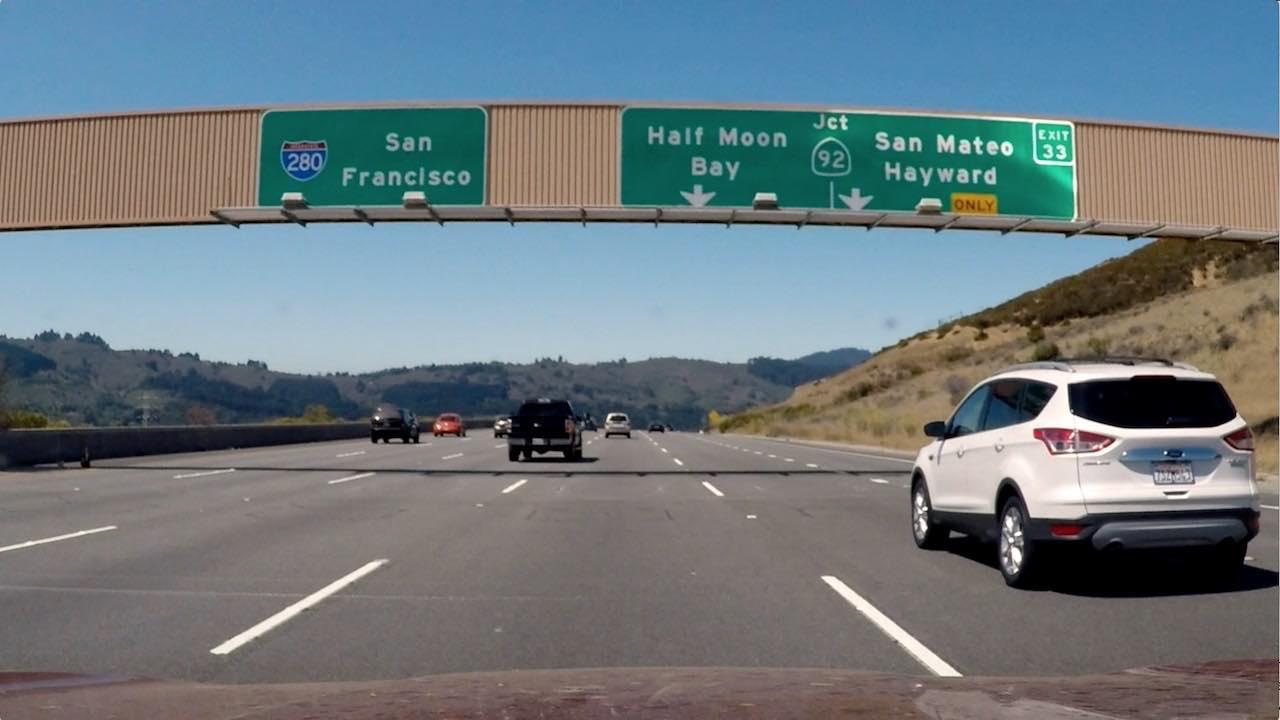
#> input picture combining_threshold/signs_vehicles_xygrad.png, 1280 x 720 px
$ jupyter execute Thresholding.ipynb   (shell and % lines are left out)   (older library calls are emulated)
#> lines starting #> are read from the running program, lines starting #| are printed output that depends on the picture; after the words box and inside, x2 and y2 are one past the last pixel; in counts of white or black regions, pixels touching at a corner belong together
[cell 1]
import cv2
import numpy as np
import matplotlib.pyplot as plt

def abs_sobel_thresh(img, orient='x', sobel_kernel=3, thresh=(0, 255)):
    # Calculate directional gradient
    gray = cv2.cvtColor(img,cv2.COLOR_RGB2GRAY)
    if(orient == 'x'):
        sobel_out =  cv2.Sobel(gray,cv2.CV_64F,1,0,ksize=sobel_kernel)
    else:
        sobel_out = cv2.Sobel(gray,cv2.CV_64F,0,1,ksize=sobel_kernel)
    abs_sobel_out = np.absolute(sobel_out)
    abs_sobel_out = np.uint8(255*(abs_sobel_out/np.max(abs_sobel_out)) )

    # Apply threshold
    binary_output = np.zeros_like(gray)
    binary_output[(abs_sobel_out>=thresh[0]) &(abs_sobel_out<=thresh[1])] = 1
    return binary_output

def mag_thresh(image, sobel_kernel=3, mag_thresh=(0, 255)):
    # Calculate gradient magnitude
    gray = cv2.cvtColor(image,cv2.COLOR_RGB2GRAY)
    sobel_x =  cv2.Sobel(gray,cv2.CV_64F,1,0,ksize=sobel_kernel)
    sobel_y = cv2.Sobel(gray,cv2.CV_64F,0,1,ksize=sobel_kernel)
    abs_sobel_xy = np.sqrt(sobel_x**2+sobel_y**2)
    abs_sobel_xy = np.uint8(255*(abs_sobel_xy/np.max(abs_sobel_xy)) )
    # Apply threshold
    mag_binary = np.zeros_like(gray)
    mag_binary[(abs_sobel_xy>=mag_thresh[0]) &(abs_sobel_xy<=mag_thresh[1])] = 1
    return mag_binary

def dir_threshold(img, sobel_kernel=3, thresh=(0, np.pi/2)):

    # Apply the following steps to img
    # 1) Convert to grayscale
    gray = cv2.cvtColor(img,cv2.COLOR_RGB2GRAY)
    # 2) Take the gradient in x and y separately
    sobel_x = cv2.Sobel(gray,cv2.CV_64F,1,0,ksize=sobel_kernel)
    sobel_y = cv2.Sobel(gray,cv2.CV_64F,0,1,ksize=sobel_kernel)

    # 3) Take the absolute value of the x and y gradients
    abs_sobel_x = np.abs(sobel_x)
    abs_sobel_y = np.abs(sobel_y)
    # 4) Use np.arctan2(abs_sobely, abs_sobelx) to calculate the direction of the gradient
    grad_dir = np.arctan2(abs_sobel_y, abs_sobel_x)
    # 5) Create a binary mask where direction thresholds are met
    binary_output = np.zeros_like(gray)
    binary_output[(grad_dir>=thresh[0]) &  (grad_dir<=thresh[1])]=1
    # 6) Return this mask as your binary_output image
    #binary_output = np.copy(img) # Remove this line
    return binary_output

# Choose a Sobel kernel size
ksize = 3 # Choose a larger odd number to smooth gradient measurements
image = plt.imread("./signs_vehicles_xygrad.png")
#> image is the input picture: shape (720, 1280, 3) float32; mean R, G, B 0.428, 0.477, 0.5

[cell 2]
# Apply each of the thresholding functions
ksize = 3
gradx = abs_sobel_thresh(image, orient='x', sobel_kernel=ksize, thresh=(20, 100))
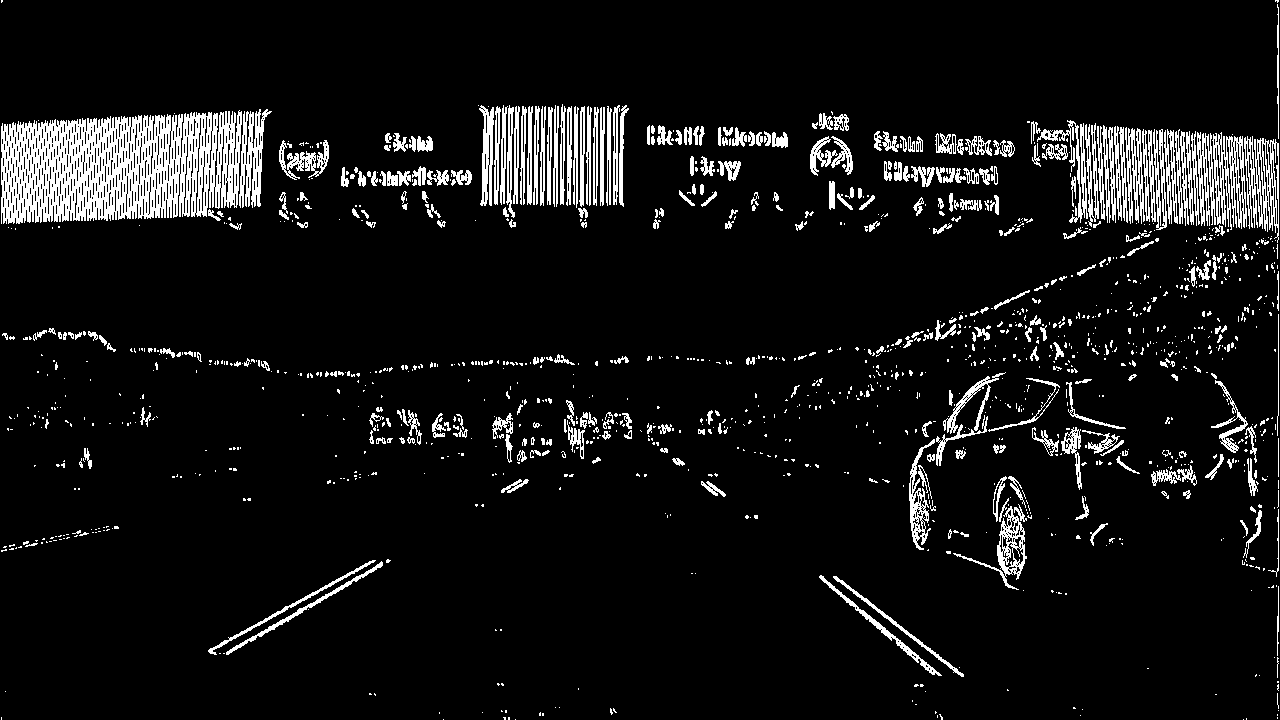
#> gradx: shape (720, 1280) float32; values 0 (black) and 1 (white), 7.9% white; 1378 white regions (1040 under 20 px), largest, box (x1, y1, x2, y2) and area: (1, 110, 242, 224) 18700, (1197, 132, 1247, 230) 2653, (1244, 136, 1279, 243) 1807
grady = abs_sobel_thresh(image, orient='y', sobel_kernel=ksize, thresh=(20, 255))
#> call 2 of abs_sobel_thresh, with orient = 'y', sobel_kernel = 3, thresh = (20, 255)
#> in abs_sobel_thresh (call 2), `sobel_out = cv2.Sobel(gray,cv2.CV_64F,0,1,ksize=sobel_kernel)`:
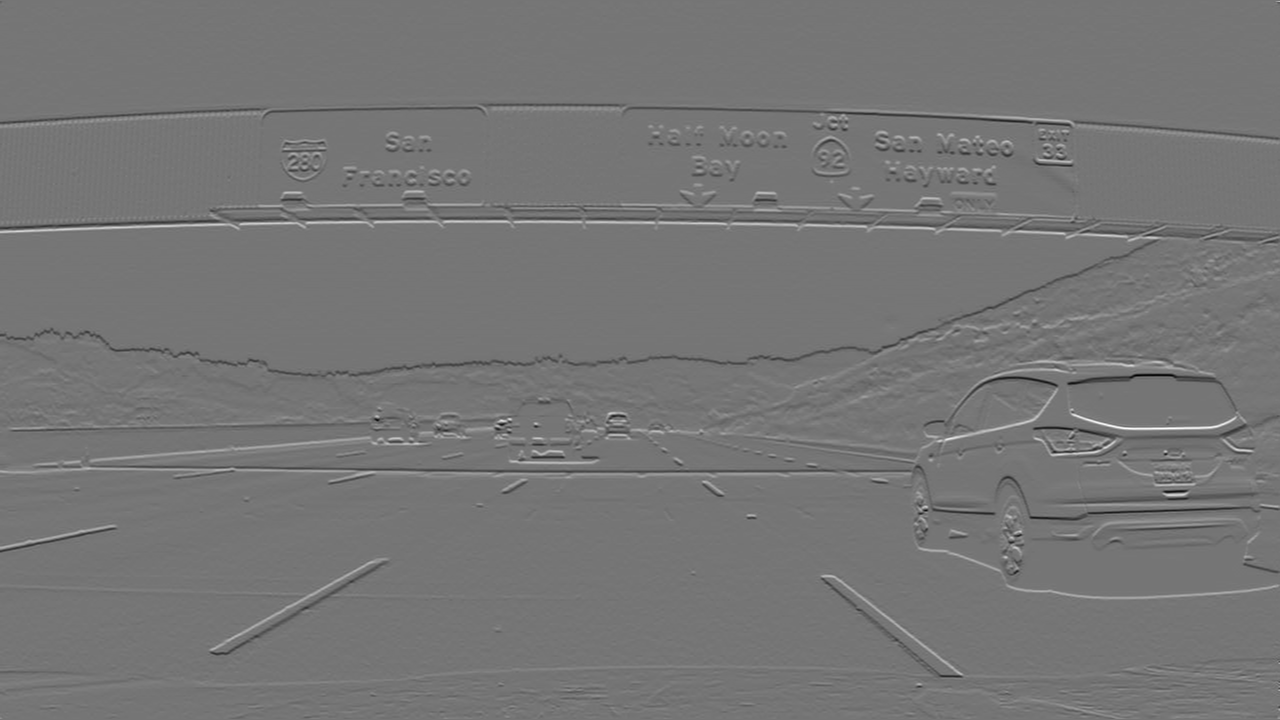
#> sobel_out: shape (720, 1280) float64; min -3.12, max 3.62, mean -0.00103; drawn with min black and max white
#> grady: shape (720, 1280) float32; values 0 (black) and 1 (white), 8.7% white; 1308 white regions (1003 under 20 px), largest, box (x1, y1, x2, y2) and area: (0, 191, 1280, 367) 14964, (0, 103, 1280, 145) 6843, (0, 460, 930, 494) 6244
mag_binary = mag_thresh(image, sobel_kernel=ksize, mag_thresh=(30, 100))
#> mag_binary: shape (720, 1280) float32; values 0 (black) and 1 (white), 9.8% white in thin lines or dots
dir_binary = dir_threshold(image, sobel_kernel=ksize, thresh=(0.7, 1.3))
#> in dir_threshold, `grad_dir = np.arctan2(abs_sobel_y, abs_sobel_x)`:
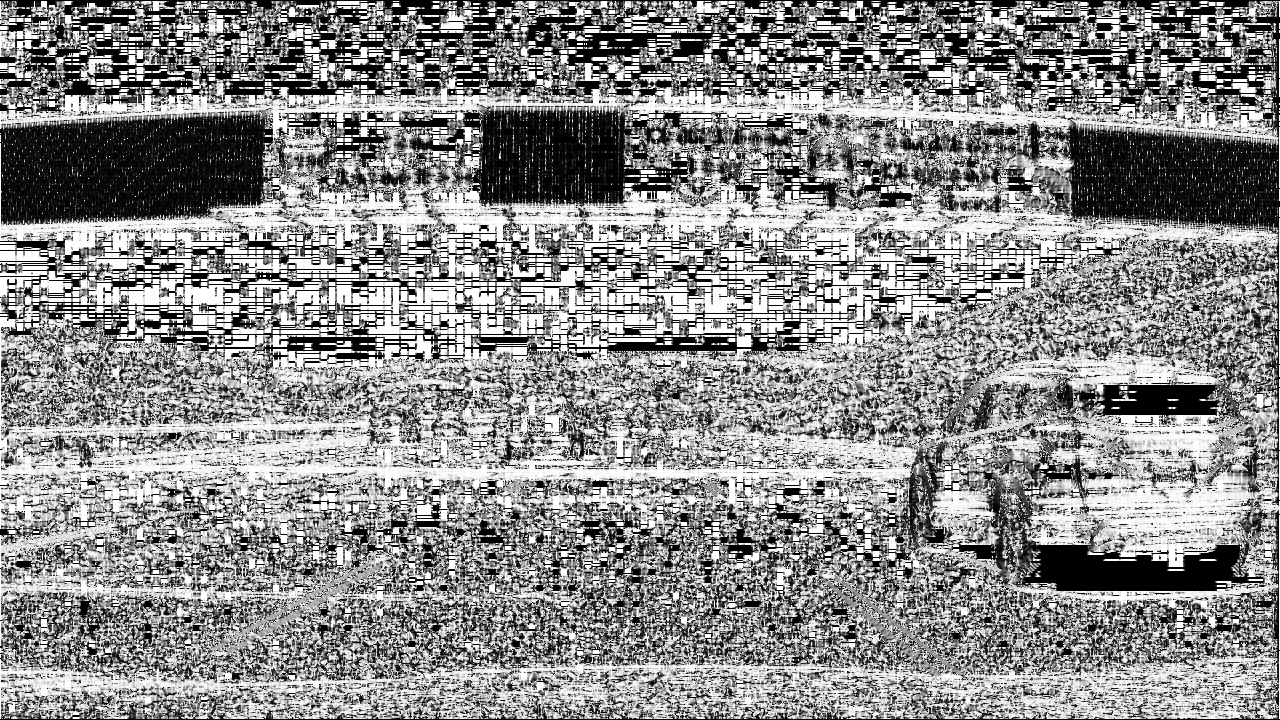
#> grad_dir: shape (720, 1280) float64; min 0, max 1.57, mean 0.861; drawn with min black and max white
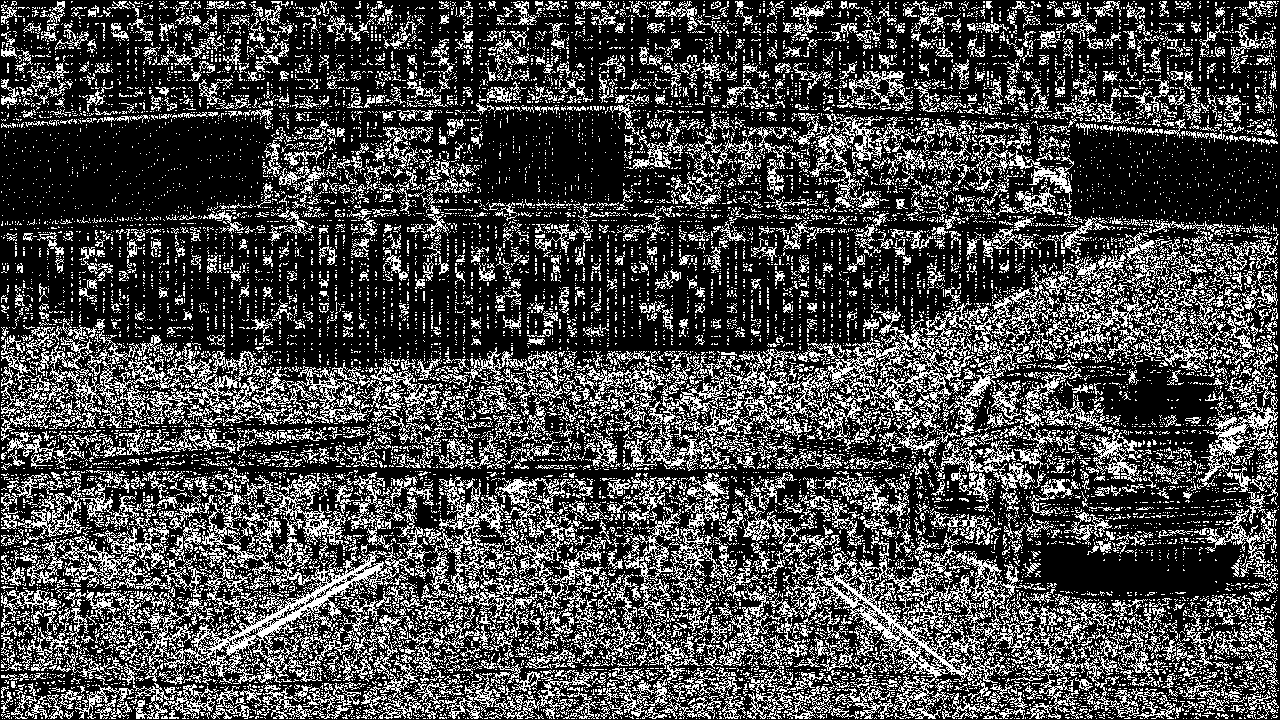
#> dir_binary: shape (720, 1280) float32; values 0 (black) and 1 (white), 28.2% white in thin lines or dots

[cell 3]
combined = np.zeros_like(dir_binary)
combined[((gradx == 1) & (grady == 1)) | ( (mag_binary == 1) & (dir_binary == 1))] = 1

[cell 4]
plt.imshow(combined,cmap="gray")
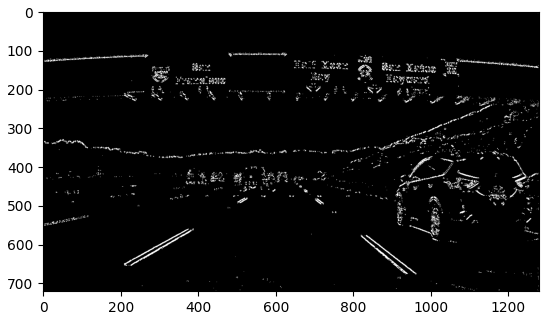
#> figure drawn by matplotlib, 1 panel
